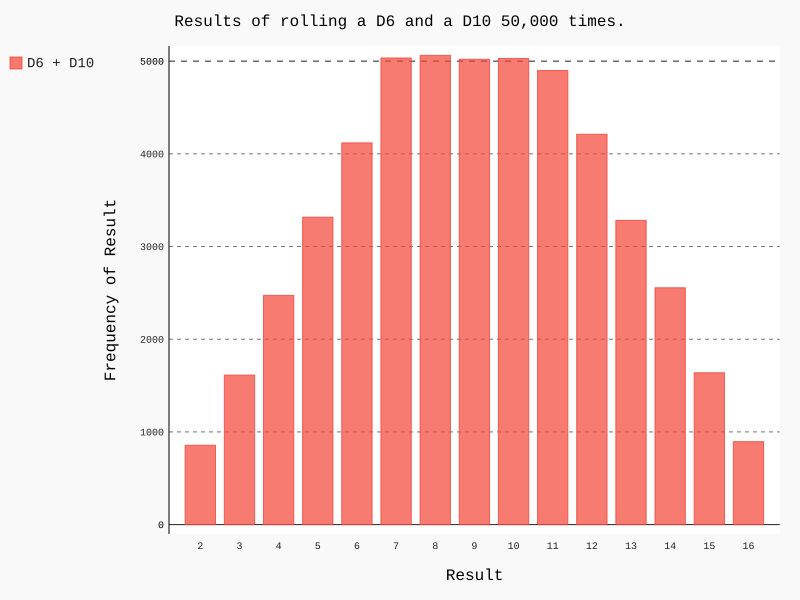

This figure's Python source:
from choose import Choose

import pygal

choose_1 = Choose()
choose_2 = Choose(10)

results = []
for roll_num in range(50000):
    result = choose_1.roll() + choose_2.roll()
    results.append(result)

frequencies = []
max_result = choose_1.num_sides + choose_2.num_sides
for value in range(2, max_result+1):
    frequency = results.count(value)
    frequencies.append(frequency)

hist = pygal.Bar()
hist.title = "Results of rolling a D6 and a D10 50,000 times."
hist.x_labels = ['2', '3', '4', '5', '6', '7', '8', '9', '10', '11', '12',
    '13', '14', '15', '16']
hist.x_title = "Result"
hist.y_title = "Frequency of Result"
hist.add('D6 + D10', frequencies)
hist.render_to_file('different_dice.svg')
